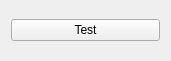
<?xml version="1.0" encoding="UTF-8"?>
<ui version="4.0">
 <class>Window</class>
 <widget class="QWidget" name="Window">
  <property name="geometry">
   <rect>
    <x>0</x>
    <y>0</y>
    <width>171</width>
    <height>61</height>
   </rect>
  </property>
  <property name="windowTitle">
   <string>Hello World</string>
  </property>
  <layout class="QVBoxLayout" name="verticalLayout">
   <item>
    <widget class="QPushButton" name="button">
     <property name="text">
      <string>Test</string>
     </property>
    </widget>
   </item>
  </layout>
 </widget>
 <resources/>
 <connections/>
</ui>
